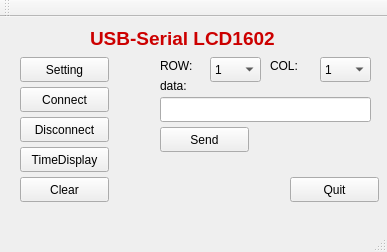
<?xml version="1.0" encoding="UTF-8"?>
<ui version="4.0">
 <class>MainWindow</class>
 <widget class="QMainWindow" name="MainWindow">
  <property name="geometry">
   <rect>
    <x>0</x>
    <y>0</y>
    <width>387</width>
    <height>252</height>
   </rect>
  </property>
  <property name="windowTitle">
   <string>MainWindow</string>
  </property>
  <widget class="QWidget" name="centralWidget">
   <widget class="QPushButton" name="connectButton">
    <property name="geometry">
     <rect>
      <x>20</x>
      <y>70</y>
      <width>89</width>
      <height>25</height>
     </rect>
    </property>
    <property name="text">
     <string>Connect</string>
    </property>
   </widget>
   <widget class="QPushButton" name="disConnectButton">
    <property name="geometry">
     <rect>
      <x>20</x>
      <y>100</y>
      <width>89</width>
      <height>25</height>
     </rect>
    </property>
    <property name="text">
     <string>Disconnect</string>
    </property>
   </widget>
   <widget class="QPushButton" name="quitButton">
    <property name="geometry">
     <rect>
      <x>290</x>
      <y>160</y>
      <width>89</width>
      <height>25</height>
     </rect>
    </property>
    <property name="text">
     <string>Quit</string>
    </property>
   </widget>
   <widget class="QPushButton" name="settingButton">
    <property name="geometry">
     <rect>
      <x>20</x>
      <y>40</y>
      <width>89</width>
      <height>25</height>
     </rect>
    </property>
    <property name="text">
     <string>Setting</string>
    </property>
   </widget>
   <widget class="QComboBox" name="comboBox">
    <property name="geometry">
     <rect>
      <x>320</x>
      <y>40</y>
      <width>51</width>
      <height>25</height>
     </rect>
    </property>
    <item>
     <property name="text">
      <string>1</string>
     </property>
    </item>
    <item>
     <property name="text">
      <string>2</string>
     </property>
    </item>
    <item>
     <property name="text">
      <string>3</string>
     </property>
    </item>
    <item>
     <property name="text">
      <string>4</string>
     </property>
    </item>
    <item>
     <property name="text">
      <string>5</string>
     </property>
    </item>
    <item>
     <property name="text">
      <string>6</string>
     </property>
    </item>
    <item>
     <property name="text">
      <string>7</string>
     </property>
    </item>
    <item>
     <property name="text">
      <string>8</string>
     </property>
    </item>
    <item>
     <property name="text">
      <string>9</string>
     </property>
    </item>
    <item>
     <property name="text">
      <string>10</string>
     </property>
    </item>
    <item>
     <property name="text">
      <string>11</string>
     </property>
    </item>
    <item>
     <property name="text">
      <string>12</string>
     </property>
    </item>
    <item>
     <property name="text">
      <string>13</string>
     </property>
    </item>
    <item>
     <property name="text">
      <string>14</string>
     </property>
    </item>
    <item>
     <property name="text">
      <string>15</string>
     </property>
    </item>
    <item>
     <property name="text">
      <string>16</string>
     </property>
    </item>
   </widget>
   <widget class="QComboBox" name="comboBox_2">
    <property name="geometry">
     <rect>
      <x>210</x>
      <y>40</y>
      <width>51</width>
      <height>25</height>
     </rect>
    </property>
    <item>
     <property name="text">
      <string>1</string>
     </property>
    </item>
    <item>
     <property name="text">
      <string>2</string>
     </property>
    </item>
   </widget>
   <widget class="QLabel" name="label">
    <property name="geometry">
     <rect>
      <x>160</x>
      <y>40</y>
      <width>41</width>
      <height>17</height>
     </rect>
    </property>
    <property name="text">
     <string>ROW:</string>
    </property>
   </widget>
   <widget class="QLabel" name="label_2">
    <property name="geometry">
     <rect>
      <x>270</x>
      <y>40</y>
      <width>41</width>
      <height>17</height>
     </rect>
    </property>
    <property name="text">
     <string>COL:</string>
    </property>
   </widget>
   <widget class="QLabel" name="label_3">
    <property name="geometry">
     <rect>
      <x>160</x>
      <y>60</y>
      <width>67</width>
      <height>17</height>
     </rect>
    </property>
    <property name="text">
     <string>data:</string>
    </property>
   </widget>
   <widget class="QLineEdit" name="lineEdit">
    <property name="geometry">
     <rect>
      <x>160</x>
      <y>80</y>
      <width>211</width>
      <height>25</height>
     </rect>
    </property>
   </widget>
   <widget class="QPushButton" name="sendButton">
    <property name="geometry">
     <rect>
      <x>160</x>
      <y>110</y>
      <width>89</width>
      <height>25</height>
     </rect>
    </property>
    <property name="text">
     <string>Send</string>
    </property>
   </widget>
   <widget class="QLabel" name="label_4">
    <property name="geometry">
     <rect>
      <x>90</x>
      <y>10</y>
      <width>281</width>
      <height>21</height>
     </rect>
    </property>
    <property name="text">
     <string>&lt;html&gt;&lt;head/&gt;&lt;body&gt;&lt;p&gt;&lt;span style=&quot; font-size:14pt; font-weight:600; color:#cc0000;&quot;&gt;USB-Serial  LCD1602 &lt;/span&gt;&lt;/p&gt;&lt;/body&gt;&lt;/html&gt;</string>
    </property>
   </widget>
   <widget class="QPushButton" name="showTimeButton">
    <property name="geometry">
     <rect>
      <x>20</x>
      <y>130</y>
      <width>89</width>
      <height>25</height>
     </rect>
    </property>
    <property name="text">
     <string>TimeDisplay</string>
    </property>
   </widget>
   <widget class="QPushButton" name="clearButton">
    <property name="geometry">
     <rect>
      <x>20</x>
      <y>160</y>
      <width>89</width>
      <height>25</height>
     </rect>
    </property>
    <property name="text">
     <string>Clear</string>
    </property>
   </widget>
  </widget>
  <widget class="QMenuBar" name="menuBar">
   <property name="geometry">
    <rect>
     <x>0</x>
     <y>0</y>
     <width>387</width>
     <height>22</height>
    </rect>
   </property>
  </widget>
  <widget class="QToolBar" name="mainToolBar">
   <attribute name="toolBarArea">
    <enum>TopToolBarArea</enum>
   </attribute>
   <attribute name="toolBarBreak">
    <bool>false</bool>
   </attribute>
  </widget>
  <widget class="QStatusBar" name="statusBar"/>
 </widget>
 <layoutdefault spacing="6" margin="11"/>
 <resources/>
 <connections/>
</ui>
